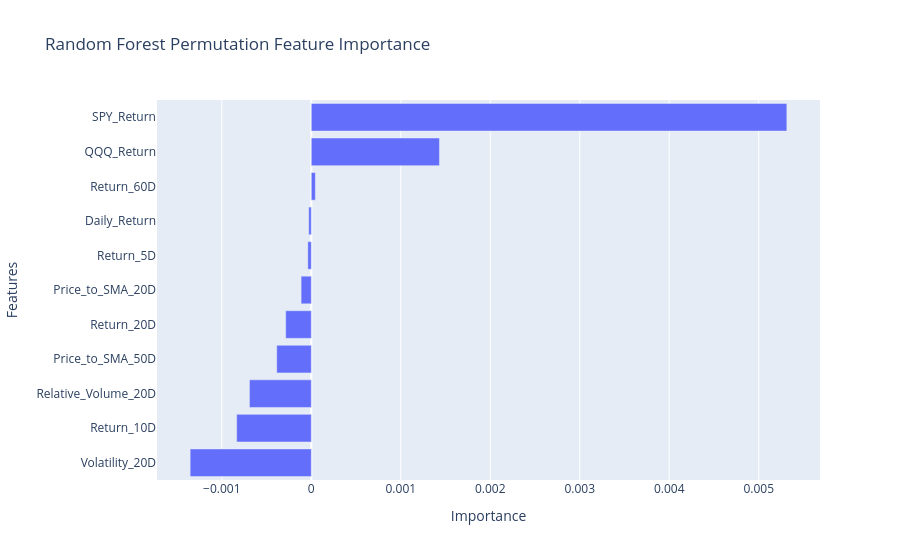

Notebook code for this chart:
### Code cell
fig = px.bar(permutation_importance_df, x="Importance", y="Features", orientation="h", title="Random Forest Permutation Feature Importance")

fig.update_layout(
    yaxis={"categoryorder": "total ascending"}
)

fig.show()

### Figure 1 — Plotly figure (JSON) as saved in the notebook; plotly's stock layout.template omitted (floating-point values rounded to 4 significant figures)
{"data": [{"hovertemplate": "Importance=%{x}<br>Features=%{y}<extra></extra>", "legendgroup": "", "marker": {"color": "#636efa", "pattern": {"shape": ""}}, "name": "", "orientation": "h", "showlegend": false, "textposition": "auto", "type": "bar", "x": [0.005314, 0.001432, 4.542e-05, -2.889e-05, -3.891e-05, -0.000114, -0.0002862, -0.0003863, -0.0006911, -0.0008342, -0.001354], "xaxis": "x", "y": ["SPY_Return", "QQQ_Return", "Return_60D", "Daily_Return", "Return_5D", "Price_to_SMA_20D", "Return_20D", "Price_to_SMA_50D", "Relative_Volume_20D", "Return_10D", "Volatility_20D"], "yaxis": "y"}], "layout": {"barmode": "relative", "legend": {"tracegroupgap": 0}, "title": {"text": "Random Forest Permutation Feature Importance"}, "xaxis": {"anchor": "y", "domain": [0, 1], "title": {"text": "Importance"}}, "yaxis": {"anchor": "x", "categoryorder": "total ascending", "domain": [0, 1], "title": {"text": "Features"}}}}
